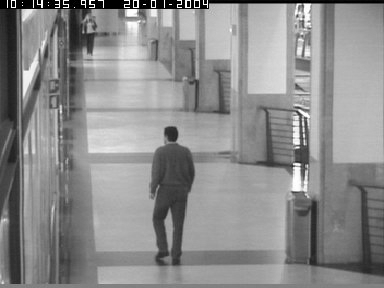
//> input picture CS 555 Assignment 2/OneStopNoEnter1cor0249.bmp, 384 x 288 px; the run also reads 2 pictures not shown here
$ ./CS_555_Assignment_2   (built with g++ and OpenCV 4)
//> lines starting //> are read from the running program, lines starting //| are printed output that depends on the picture
#include <iostream>
#include <opencv2/highgui/highgui.hpp>
#include <opencv2/imgproc/imgproc.hpp>
#include <opencv2/core.hpp>
#include <opencv2/videoio.hpp>
#include <opencv2/video.hpp>
#include <cmath>
// https://learnopencv.com/optical-flow-in-opencv/#dense-optical-flow
// https://docs.opencv.org/3.4/d4/dee/tutorial_optical_flow.html
using namespace std;
using namespace cv;

const int PI = 3.14;

double alpha(int i)
{
     if (i == 0)
          return (1 / sqrt(2));
     return 1;
}

int xGradient(Mat image, int x, int y)
{
     return image.at<uchar>(y - 1, x - 1) +
          2 * image.at<uchar>(y, x - 1) +
          image.at<uchar>(y + 1, x - 1) -
          image.at<uchar>(y - 1, x + 1) -
          2 * image.at<uchar>(y, x + 1) -
          image.at<uchar>(y + 1, x + 1);
}
int yGradient(Mat image, int x, int y)
{
     return image.at<uchar>(y - 1, x - 1) +
          2 * image.at<uchar>(y - 1, x) +
          image.at<uchar>(y - 1, x + 1) -
          image.at<uchar>(y + 1, x - 1) -
          2 * image.at<uchar>(y + 1, x) -
          image.at<uchar>(y + 1, x + 1);
}

// Apply Sobel Operator on the image
void sobel(Mat src)
{
     int gx, gy, sum;

     // Load an image
     Mat dst = src.clone();
     if (!src.data)
     {
          cout << -1;
     }

     for (int y = 0; y < src.rows; y++)
          for (int x = 0; x < src.cols; x++)
               dst.at<uchar>(y, x) = 0.0;

     for (int y = 1; y < src.rows - 1; y++) {
          for (int x = 1; x < src.cols - 1; x++) {
               gx = xGradient(src, x, y);
               gy = yGradient(src, x, y);
               sum = abs(gx) + abs(gy);
               sum = sum > 255 ? 255 : sum;
               sum = sum < 0 ? 0 : sum;
               dst.at<uchar>(y, x) = sum;
          }
     }

     namedWindow("final");
     imshow("final", dst);

     namedWindow("initial");
     imshow("initial", src);

     waitKey();
}

// Function to add 2 images
Mat add_images(Mat src, Mat dest)
{
     for (int y = 0; y < src.rows; y++)
     {
          for (int x = 0; x < src.cols; x++)
          {
               dest.at<uchar>(y, x) = src.at<uchar>(y, x) + dest.at<uchar>(y, x);
          }
     }

     return dest;
}

// Function to subtract 2 images
Mat subtract_images(Mat src, Mat dest)
{
     for (int y = 0; y < src.rows; y++)
     {
          for (int x = 0; x < src.cols; x++)
          {
               dest.at<uchar>(y, x) = src.at<uchar>(y, x) - dest.at<uchar>(y, x);
          }
     }

     return dest;
}
// Calculate the motion vectors
Mat opticalFlow(Mat frame1, Mat frame2)
{
     // Create some random colors
     vector<Scalar> colors;
     RNG rng;
     for (int i = 0; i < 100; i++)
     {
          int r = rng.uniform(0, 256);
          int g = rng.uniform(0, 256);
          int b = rng.uniform(0, 256);
          colors.push_back(Scalar(r, g, b));
     }
     vector<Point2f> p0, p1;
     // Take the first frame and find corners in it
     goodFeaturesToTrack(frame1, p0, 10000, 0.3, 7, Mat(), 7, false, 0.04);

     // Create a mask image for drawing purposes
     Mat mask = Mat::zeros(frame1.size(), frame1.type());

     // Calculate optical flow
     vector<uchar> status;
     vector<float> err;
     TermCriteria criteria = TermCriteria((TermCriteria::COUNT) + (TermCriteria::EPS), 10, 0.03);
     calcOpticalFlowPyrLK(frame1, frame2, p0, p1, status, err, Size(16, 16), 2, criteria);

     vector<Point2f> good_new;
     for (uint i = 0; i < p0.size(); i++)
     {
          // Select good points
          if (status[i] == 1)
          {
               good_new.push_back(p1[i]);
               // draw the displacement vectors
               line(mask, p1[i], p0[i], colors[i], 2);
               circle(frame2, p1[i], 5, colors[i], -1);
          }
     }
     Mat img;
     add(frame2, mask, img);

     //imshow("Motion Vectors", img);
     //waitKey();

     return img;
}

// Compute the DCT for the given image
Mat DCTImage(Mat src_image)
{
     int height = src_image.rows - (src_image.rows % 8);
     int width = src_image.cols - (src_image.cols % 8);
     float temp;
     Mat dst_image = src_image.clone();
     for (int m = 0; m < height; m += 8)
     {
          for (int n = 0; n < width; n += 8)					//These two loops divide the image into 8x8 blocks
          {
               for (int i = m; i < m + 8; i++)
               {
                    for (int j = n; j < n + 8; j++)
                    {
                         temp = 0.0;
                         for (int x = m; x < m + 8; x++)
                         {
                              for (int y = n; y < n + 8; y++)				//These four loops calculate the DCT coefficients for each 8x8 block
                              {
                                   temp += ((int)src_image.at<uchar>(x, y)) *
                                        (cos((((2 * x) + 1)) * ((i * PI)) / (2 * 8))) *
                                        (cos((((2 * y) + 1)) * ((j * PI)) / (2 * 8)));			//Formula for calculating DCT
                              }
                         }
                         temp *= ((1 / sqrt(2 * 8))) * (alpha(i) * alpha(j));
                         dst_image.at<uchar>(i, j) = int(temp);				//Assigning the calculated DCT coefficient to each intensity pixel in I
                    }

               }
          }
     }
     return dst_image;
}

//Computes the inverse discrete cosine transform
Mat IDCTImage(Mat src_image)
{
     int height = src_image.rows - (src_image.rows % 8);
     int width = src_image.cols - (src_image.cols % 8);
     float temp;
     Mat dst_image = src_image.clone();

     for (int m = 0; m < height; m += 8)
     {
          for (int n = 0; n < width; n += 8)					//These two loops divide the image into 8x8 blocks
          {
               for (int i = m; i < m + 8; i++)
               {
                    for (int j = n; j < n + 8; j++)
                    {
                         temp = 0.0;
                         for (int x = m; x < m + 8; x++)
                         {
                              for (int y = n; y < n + 8; y++)				//These four loops calculate the IDCT coefficients for each 8x8 block
                              {
                                   //Formula for calculating IDCT
                                   temp += ((int)src_image.at<uchar>(x, y)) * (cos((((2 * x) + 1)) * ((i * PI)) / (2 * 8))) * (cos((((2 * y) + 1)) * ((j * PI)) / (2 * 8))) * (alpha(x) * alpha(y));
                              }
                         }
                         dst_image.at<uchar>(i, j) = int(temp);				//Assigning the calculated IDCT coefficient to each intensity pixel in I

                    }
               }
          }
     }

     return dst_image;
}

double getMSE(const Mat& I1, const Mat& I2)
{
     Mat s1;
     absdiff(I1, I2, s1);
     s1.convertTo(s1, CV_32F);
     s1 = s1.mul(s1);

     Scalar s = sum(s1);

     double sse = s.val[0] + s.val[1] + s.val[2];


     double mse = sse / (double)(I1.channels() * I1.total());

     return mse;

}

int main()
{
     Mat im1frame1 = imread("OneStopNoEnter1cor0249.bmp", IMREAD_GRAYSCALE);
//> im1frame1 is the input picture: 288 rows x 384 cols, CV_8UC1; min 0, max 255, mean 139.7
     Mat im1frame2 = imread("OneStopNoEnter1cor0251.bmp", IMREAD_GRAYSCALE);
     Mat im2frame1 = imread("seq00.avi0426g.bmp", IMREAD_GRAYSCALE);
     Mat im2frame2 = imread("seq00.avi0428g.bmp", IMREAD_GRAYSCALE);
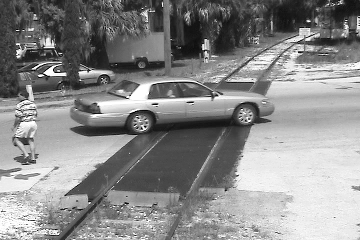
//> input picture CS 555 Assignment 2/seq00.avi0428g.bmp, 360 x 240 px
//> im2frame2 is the input picture: 240 rows x 360 cols, CV_8UC1; min 0, max 255, mean 138.2
     sobel(im1frame1);
//> after the loop in sobel, `for (int y = 0; y < src.rows; y++)`: dst: 288 rows x 384 cols, CV_8UC1; every value is 0
//> the loop in sobel, `for (int y = 1; y < src.rows - 1; y++)` made 286 passes
//> (gx, gy, sum) on passes 1 to 3: (-2, 38, 40), (8, -222, 230), (28, -452, 255)
//> after the loop in sobel, `for (int y = 1; y < src.rows - 1; y++)`: gx = 0; gy = 8
     sobel(im1frame2);
//> the loop in sobel (call 2), `for (int y = 1; y < src.rows - 1; y++)` made 286 passes
//> (gx, gy, sum) on passes 1 to 3: (-2, 36, 38), (13, -219, 232), (45, -435, 255)
//> after the loop in sobel (call 2), `for (int y = 1; y < src.rows - 1; y++)`:
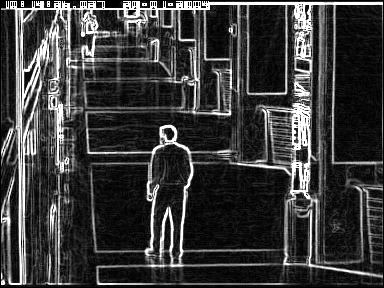
//> dst: 288 rows x 384 cols, CV_8UC1; min 0, max 255, mean 58.6
//> after the loop in sobel (call 2), `for (int y = 1; y < src.rows - 1; y++)`: gy = 16; sum = 24
     // Steps 2 to 6 for the first pair of images
     // step 2 for first image
     Mat df1 = im1frame2.clone();
     df1 = subtract_images(im1frame1, df1);
     imshow("df1",df1);
     waitKey();

     // step 3 for first image
     Mat mdf1 = opticalFlow(im1frame1, df1);
//> in opticalFlow, `goodFeaturesToTrack(frame1, p0, 10000, 0.3, 7, Mat(), 7, false, 0.04);`: p0 = 15 Points (x, y), first 12: [91, 3], [57, 3], [129, 4], [179, 2], [40, 6], [83, 2], [166, 6], [203, 6], [152, 6], [31, 6], [186, 6], [195, 6]
//> in opticalFlow, `calcOpticalFlowPyrLK(frame1, frame2, p0, p1, status, err, Size(16, 16)..`: p1 = 15 Points (x, y), first 12: [90.61, 1.78], [38.94, 8.63], [127.1, 14.81], [200.1, 11.76], [25.46, 5.08], [80.98, -7.82], [126.6, 12.84], [203.6, 41.56], [178.3, 15.76], [22.27, 5.67], [193.7, 29.8], [228.9, 44.73]; status = [1, 1, 1, 1, 1, 1, 1, 1, 1, 1, 1, 1, 1, 1, 1]; err = [78.84, 78.27, 85.44, 84.54, 81.62, 89.19, 84.6, 92.91, 88.08, 56.53, 100.9, 74.36, 53.16, 56.57, 80.57]
//> the loop in opticalFlow, `for (uint i = 0; i < p0.size(); i++)` made 15 passes
//> after the loop in opticalFlow, `for (uint i = 0; i < p0.size(); i++)`:
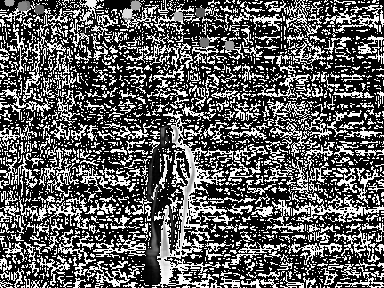
//> frame2: 288 rows x 384 cols, CV_8UC1; min 0, max 255, mean 94
     imshow("mdf1", mdf1);
     waitKey();

     // step 4 for first image
     Mat DCTdf1 = DCTImage(df1);
//> the loop in DCTImage, `for (int m = 0; m < height; m += 8)` made 36 passes
//> temp on passes 1 to 12: -57.57, -175.6, -32.08, -12.23, 36.95, -45.36, 102, -13.25, -78.16, 56.25, 209.8, 109.1
//> after the loop in DCTImage, `for (int m = 0; m < height; m += 8)`: temp = -36.01
     imshow("DCTdf1",DCTdf1);
     waitKey();
     Mat cdf1 = IDCTImage(DCTdf1);
//> the loop in IDCTImage, `for (int m = 0; m < height; m += 8)` made 36 passes
//> temp on passes 1 to 12: 381.1, -80.76, 360.8, -683.1, 447.8, -191.1, -87.23, 264.8, 41.64, -219.2, 251.3, 307.2
//> after the loop in IDCTImage, `for (int m = 0; m < height; m += 8)`: temp = -351
     imshow("IDCTdf1", cdf1);
     waitKey();
     Mat DCTmdf1 = DCTImage(mdf1);
//> the loop in DCTImage (call 2), `for (int m = 0; m < height; m += 8)` made 36 passes
     imshow("DCTmdf1", DCTmdf1);
     waitKey();
     Mat cmdf1 = IDCTImage(DCTmdf1);
//> the loop in IDCTImage (call 2), `for (int m = 0; m < height; m += 8)` made 36 passes
     imshow("IDCTmdf1", cmdf1);
     waitKey();

     // step 5 for first image
     Mat f2prime = add_images(im1frame1, cdf1);
     imshow("f2prime", f2prime);
     waitKey();
     Mat f2dprime = add_images(im1frame1, cmdf1);
     imshow("f2dprime", f2dprime);
     waitKey();

     // step 6 for first image
     double msef2andf2prime = getMSE(f2prime, im1frame2);
//> in getMSE, `Scalar s = sum(s1);`: s = Scalar(846873214)
//> in getMSE, `double sse = s.val[0] + s.val[1] + s.val[2];`: sse = 846873214
//> in getMSE, `double mse = sse / (double)(I1.channels() * I1.total());`: mse = 7657.6
//> msef2andf2prime = 7657.6
     cout << "The mean squared error of f2 and f2' is: " << msef2andf2prime <<endl;
//| The mean squared error of f2 and f2' is: 7657.64
     double msef2andf2dprime = getMSE(f2dprime, im1frame2);
//> msef2andf2dprime = 7694.6
     cout << "The mean squared error of f2 and f2'' is: " << msef2andf2dprime <<endl;
//| The mean squared error of f2 and f2'' is: 7694.61

     // steps 2 to 6 for the second pair of images
     // step 2 for second image
     Mat df2 = im2frame2.clone();
     df2 = subtract_images(im2frame1, df2);
     imshow("df2", df2);
     waitKey();

     // step 3 for second image
     Mat mdf2 = opticalFlow(im2frame1, df2);
//> in opticalFlow (call 2), `goodFeaturesToTrack(frame1, p0, 10000, 0.3, 7, Mat(), 7, false, 0.04);`: p0 = 33 Points (x, y), first 12: [54, 70], [204, 49], [53, 45], [45, 72], [239, 118], [18, 47], [19, 55], [206, 41], [21, 136], [144, 13], [31, 99], [78, 74]
//> in opticalFlow (call 2), `calcOpticalFlowPyrLK(frame1, frame2, p0, p1, status, err, Size(16, 16)..`: p1 = 33 Points (x, y), first 12: [56.84, 60.85], [208, 28.77], [57.73, 33.09], [35.97, 59.29], [262.6, 113.1], [10.38, 36.72], [4.87, 52.95], [199.9, 33.91], [28.68, 165.9], [157.1, -14.7], [0.02, 102.9], [92.48, 72.28]; status = 33 values, max 1 at index 0, min 0 at index 9, mean 0.848; err = 33 values, max 126.9 at index 13, min 0 at index 9, mean 62.73
//> the loop in opticalFlow (call 2), `for (uint i = 0; i < p0.size(); i++)` made 33 passes
//> after the loop in opticalFlow (call 2), `for (uint i = 0; i < p0.size(); i++)`:
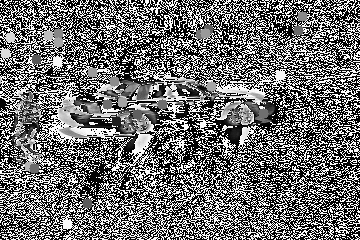
//> frame2: 240 rows x 360 cols, CV_8UC1; min 0, max 255, mean 111
     imshow("mdf1", mdf2);
     waitKey();

     // step 4 for second image
     Mat DCTdf2 = DCTImage(df2);
     imshow("DCTdf2", DCTdf2);
     waitKey();
     Mat cdf2 = IDCTImage(DCTdf2);
     imshow("IDCTdf2", cdf2);
     waitKey();
     Mat DCTmdf2 = DCTImage(mdf2);
//> the loop in DCTImage (call 4), `for (int m = 0; m < height; m += 8)` made 30 passes
//> temp on passes 1 to 12: 45.09, 21.84, 18.78, -134.9, -286.2, -78.66, 27.76, 184.6, -26.33, 100.5, -8.54, 154.6
//> after the loop in DCTImage (call 4), `for (int m = 0; m < height; m += 8)`:
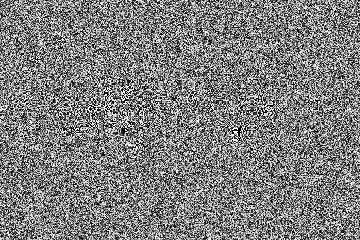
//> dst_image: 240 rows x 360 cols, CV_8UC1; min 0, max 255, mean 127.1
//> after the loop in DCTImage (call 4), `for (int m = 0; m < height; m += 8)`: temp = 152.2
     imshow("DCTmdf2", DCTmdf2);
     waitKey();
     Mat cmdf2 = IDCTImage(DCTmdf2);
//> the loop in IDCTImage (call 4), `for (int m = 0; m < height; m += 8)` made 30 passes
//> temp on passes 1 to 12: -204.5, 43, -146.3, 172.6, -275.8, -252.4, 824.4, -427.4, 57.93, -98.64, -329.7, 899.2
//> after the loop in IDCTImage (call 4), `for (int m = 0; m < height; m += 8)`:
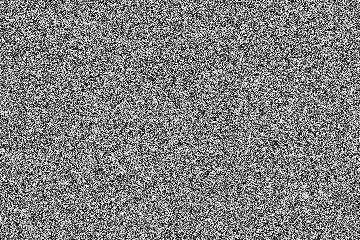
//> dst_image: 240 rows x 360 cols, CV_8UC1; min 0, max 255, mean 127.5
//> after the loop in IDCTImage (call 4), `for (int m = 0; m < height; m += 8)`: temp = -553.8
     imshow("IDCTmdf2", cmdf2);
     waitKey();

     // step 5 for second image
     f2prime = add_images(im2frame1, cdf2);
     imshow("f2prime", f2prime);
     waitKey();
     f2dprime = add_images(im2frame1, cmdf2);
//> after the loop in add_images (call 4), `for (int y = 0; y < src.rows; y++)`:
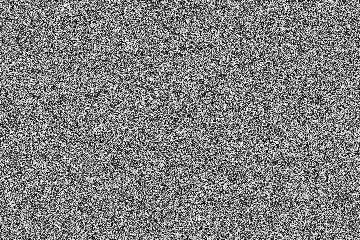
//> dest: 240 rows x 360 cols, CV_8UC1; min 0, max 255, mean 127.4
     imshow("f2dprime", f2dprime);
     waitKey();

     // step 6 for second image
//> (the run ends here: the program stops with an error, at `absdiff(I1, I2, s1);`)
